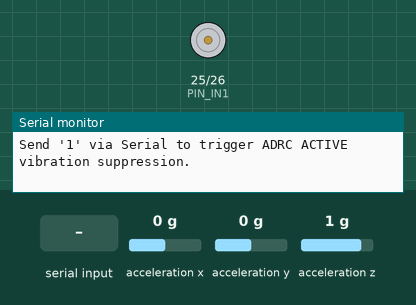
The sketch below on a simulated ESP32. Shown: motor-driver pin pairs drawn as motors (green arrow = first pin HIGH = forward, orange = second pin HIGH = backward, longer = more drive), the last lines printed to the serial monitor. Wiring (inferred from the names in the program): MPU-6050 motion sensor at I2C address 0x68. The inputs (shaded band) are chosen by the test bench; at power-on: acceleration x 0 g, acceleration y 0 g, acceleration z 1 g.

Above: at 2.1 s.
2.2 s: "0" received over Serial
At 2.77 s:
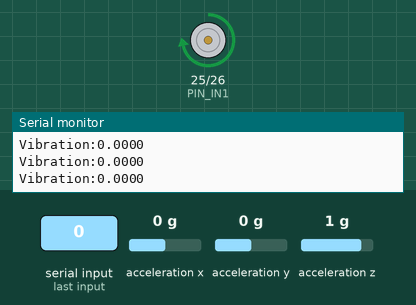
4.4 s: "1" received over Serial
At 6.3 s:
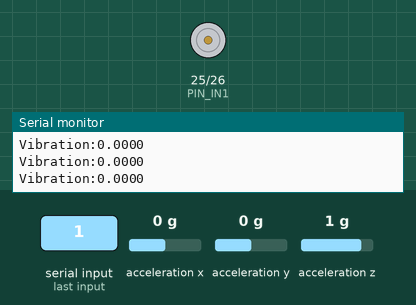
Timing chart, 0 to 7.8 s (numbered marks = the images above; inputs shaded):
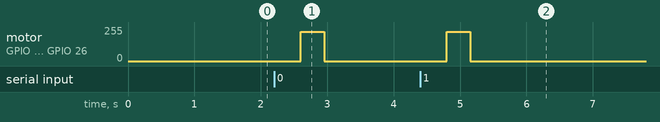

Measured:
- after the input at 2.2 s, motor on GPIO 25 (PIN_IN1) / GPIO 26 (PIN_IN2): stopped → forward 220/255 after 0.40 s, → stopped 0.35 s later
- after the input at 4.4 s, motor on GPIO 25 (PIN_IN1) / GPIO 26 (PIN_IN2): stopped → forward 220/255 after 0.40 s, → stopped 0.35 s later

The sketch:

esp32_adrc_vibration.ino
```cpp
/*
 * ======================================================================================
 * Project: Real-Time Vibration Suppression of a Flexible Beam Using ADRC
 * Authors: Niya Rachel Juban, Swathi C P, Aparajita Yarramsetti, Disha Devarmani
 * Institution: Vellore Institute of Technology (VIT), Vellore, India
 * Platform: ESP32 Microcontroller
 * Sensors / Drivers: MPU-6050 (6-DOF IMU), L298N Dual H-Bridge Driver, 12V Brushed DC Motor
 * ======================================================================================
 *
 * Description:
 * Implements a discrete Linear Active Disturbance Rejection Control (LADRC) pipeline
 * operating at a fixed 200 Hz (Ts = 5 ms) rate to actively damp elastodynamic residual
 * oscillations and whipping in a flexible cantilever beam during rapid point-to-point slewing.
 *
 * Key Features:
 * - Second-order Linear Extended State Observer (LESO) formulated directly in the
 *   acceleration manifold to prevent derivative noise peaking.
 * - Dynamic baseline tare calibration to zero-out static gravitational acceleration & sag.
 * - Real-time total disturbance estimation (lumping beam elasticity, higher-order flexure,
 *   aerodynamic drag, and motor friction into state z2).
 * - Disturbance rejection law superimposing counter-torque onto nominal step motion.
 */

#include <Arduino.h>
#include <Wire.h>

// ======================================================================================
// 1. PIN DEFINITIONS & HARDWARE CONFIGURATION
// ======================================================================================
// Motor Driver Pins (L298N with ENA hardware jumper tied HIGH)
const int PIN_IN1 = 25; // Direction & PWM control (PWM output)
const int PIN_IN2 = 26; // Direction ground (LOW for forward rotation)

// I2C Pins for MPU-6050 (Default ESP32: SDA=21, SCL=22)
const int PIN_SDA = 21;
const int PIN_SCL = 22;
const int MPU_ADDR = 0x68; // Standard MPU-6050 I2C address (AD0 to GND)

// ======================================================================================
// 2. MOTOR ACTUATION & EXPERIMENTAL PARAMETERS
// ======================================================================================
const int TARGET_PWM           = 220; // Nominal slewing speed (8-bit PWM: 0 - 255)
const unsigned long STEP_DURATION_MS = 350; // Slew duration in milliseconds
const float Ts                 = 0.005; // Discrete sampling interval: 5 ms (200 Hz)

// ======================================================================================
// 3. ADRC (LESO) PARAMETERS IN ACCELERATION DOMAIN
// ======================================================================================
// Linear Extended State Observer (LESO) states:
//   z1: Estimated dynamic vibration acceleration (tracks sensor y[k])
//   z2: Estimated Total Disturbance f[k] (flexural forces, drag, friction)
float z1 = 0.0;
float z2 = 0.0;

// Observer Bandwidth Tuning (Gao's parameterization):
//   Observer poles placed at -omega_o:
//   beta1 = 2 * omega_o = 24.0
//   beta2 = omega_o^2    = 144.0 (for omega_o = 12.0 rad/s)
const float omega_o = 12.0;
const float beta1   = 2.0 * omega_o;       // 24.0
const float beta2   = omega_o * omega_o;   // 144.0

// Controller parameters:
//   k_p = omega_c (proportional gain on vibration error)
//   Disturbance compensation gain = 1 / b0
const float kp_vib  = 50.0; // Scaled proportional vibration damping gain
const float kd_dist = 3.0;  // Disturbance compensation scaling factor

// Runtime calibration offset
float baseline_accel = 0.0;

// ======================================================================================
// 4. LOW-LEVEL MOTOR CONTROL FUNCTIONS
// ======================================================================================
void setMotorForward(int pwm) {
  digitalWrite(PIN_IN2, LOW);
  analogWrite(PIN_IN1, constrain(pwm, 0, 255));
}

void stopMotor() {
  digitalWrite(PIN_IN1, LOW);
  digitalWrite(PIN_IN2, LOW);
}

// ======================================================================================
// 5. SENSOR ACQUISITION & ACCELERATION TRANSDUCTION
// ======================================================================================
float readVibration() {
  Wire.beginTransmission(MPU_ADDR);
  Wire.write(0x3B); // Accel X High register
  if (Wire.endTransmission(false) != 0) {
    return 0.0; // Prevent bus lockup if disconnected
  }

  Wire.requestFrom(MPU_ADDR, 6, true);
  if (Wire.available() < 6) {
    return 0.0;
  }

  // Skip X-axis
  Wire.read(); Wire.read();

  // Read transverse Y-axis acceleration (direction of beam flexure)
  int16_t ry = Wire.read() << 8 | Wire.read();

  // Skip Z-axis
  Wire.read(); Wire.read();

  // Convert raw 16-bit counts (±2g range: 16,384 LSB/g) to physical acceleration (g)
  float raw_g = (float)ry / 16384.0;

  // Subtract static gravitational baseline tare to isolate alternating dynamic vibration
  return (raw_g - baseline_accel);
}

// ======================================================================================
// 6. EXPERIMENTAL TEST SEQUENCE (MODE 0 vs. MODE 1)
// ======================================================================================
void runTest(int mode) {
  // Pre-test stabilization
  stopMotor();
  z1 = 0.0;
  z2 = 0.0;
  delay(400);

  Serial.println(mode == 0 ? ">>> EXECUTING MODE 0: UNCONTROLLED BASELINE STEP"
                           : ">>> EXECUTING MODE 1: ACTIVE ADRC CONTROLLED STEP");

  unsigned long t_start = micros();
  unsigned long duration_micros = STEP_DURATION_MS * 1000;

  // Real-time closed-loop actuation during the slewing step
  while ((micros() - t_start) < duration_micros) {
    float vib = readVibration();
    int cmd = TARGET_PWM;

    if (mode == 0) {
      // ----------------------------------------------------
      // Mode 0: Uncontrolled Open-Loop Step
      // Motor commanded with constant target voltage
      // ----------------------------------------------------
      cmd = TARGET_PWM;
    }
    else if (mode == 1) {
      // ----------------------------------------------------
      // Mode 1: Active Disturbance Rejection Control (ADRC)
      // ----------------------------------------------------
      // Step A: Calculate observer innovation tracking error
      float e = z1 - vib;

      // Step B: Update Linear Extended State Observer (Forward Euler)
      z1 += Ts * (z2 - beta1 * e);
      z2 += Ts * (-beta2 * e);

      // Step C: Disturbance Rejection Law (Counter-Torque Calculation)
      int u_adrc = constrain((int)(-kp_vib * z1 - kd_dist * z2), -35, 35);

      // Step D: Superimpose corrective compensation onto base actuator command
      // Safe saturation clamping ensures motor never stalls (maintains forward motion)
      cmd = constrain(TARGET_PWM + u_adrc, 180, 255);
    }

    // Apply voltage to motor terminals via L298N H-bridge
    setMotorForward(cmd);

    // Stream telemetry to Arduino Serial Plotter / Monitor (format: "Vibration:<val>")
    Serial.print("Vibration:");
    Serial.println(vib, 4);

    delay(5); // Deterministic 5 ms loop interval (200 Hz)
  }

  // Actuator decels to stop
  stopMotor();

  // Monitor and stream residual ringing oscillations for 1.2 seconds after halt
  unsigned long t_stop = millis();
  while (millis() - t_stop < 1200) {
    Serial.print("Vibration:");
    Serial.println(readVibration(), 4);
    delay(5);
  }

  Serial.println(">>> RUN COMPLETE. READY FOR NEXT COMMAND.");
}

// ======================================================================================
// 7. ARDUINO SETUP ROUTINE
// ======================================================================================
void setup() {
  Serial.begin(115200);
  while (!Serial && millis() < 2000); // Wait for serial console on USB
  delay(300);

  Serial.println("=============================================================");
  Serial.println(" Real-Time Flexible Beam Vibration Suppression System (ADRC)");
  Serial.println(" Vellore Institute of Technology (VIT), Vellore, India");
  Serial.println("=============================================================");

  // Initialize motor direction pins
  pinMode(PIN_IN1, OUTPUT);
  pinMode(PIN_IN2, OUTPUT);
  stopMotor();

  // Initialize I2C bus at 400 kHz Fast-Mode
  Wire.begin(PIN_SDA, PIN_SCL);
  Wire.setClock(400000);

  // Wake up MPU-6050 (clear SLEEP bit in PWR_MGMT_1 register 0x6B)
  Wire.beginTransmission(MPU_ADDR);
  Wire.write(0x6B);
  Wire.write(0x00);
  Wire.endTransmission(true);
  delay(100);

  // Configure Accelerometer Full Scale Range to ±2g (AFS_SEL=0 in ACCEL_CONFIG 0x1C)
  Wire.beginTransmission(MPU_ADDR);
  Wire.write(0x1C);
  Wire.write(0x00);
  Wire.endTransmission(true);
  delay(50);

  // Startup Tare Calibration: Calculate static 1g / tilt gravity baseline
  Serial.print("Calibrating static gravity baseline over 40 samples...");
  float sum = 0.0;
  for (int i = 0; i < 40; i++) {
    Wire.beginTransmission(MPU_ADDR);
    Wire.write(0x3B);
    Wire.endTransmission(false);
    Wire.requestFrom(MPU_ADDR, 6, true);
    Wire.read(); Wire.read(); // Skip X
    int16_t ry = Wire.read() << 8 | Wire.read();
    Wire.read(); Wire.read(); // Skip Z
    sum += (float)ry / 16384.0;
    delay(10);
  }
  baseline_accel = sum / 40.0;
  Serial.println(" DONE!");
  Serial.print("Baseline Gravitational Offset: ");
  Serial.print(baseline_accel, 4);
  Serial.println(" g");

  Serial.println("\n--- SYSTEM ARMED AND READY ---");
  Serial.println("Send '0' via Serial to trigger UNCONTROLLED baseline step.");
  Serial.println("Send '1' via Serial to trigger ADRC ACTIVE vibration suppression.");
}

// ======================================================================================
// 8. MAIN ARDUINO LOOP
// ======================================================================================
void loop() {
  if (Serial.available()) {
    char cmd = Serial.read();
    if (cmd == '0') {
      runTest(0); // Uncontrolled baseline
    } else if (cmd == '1') {
      runTest(1); // ADRC active control
    }
  }
}
```
